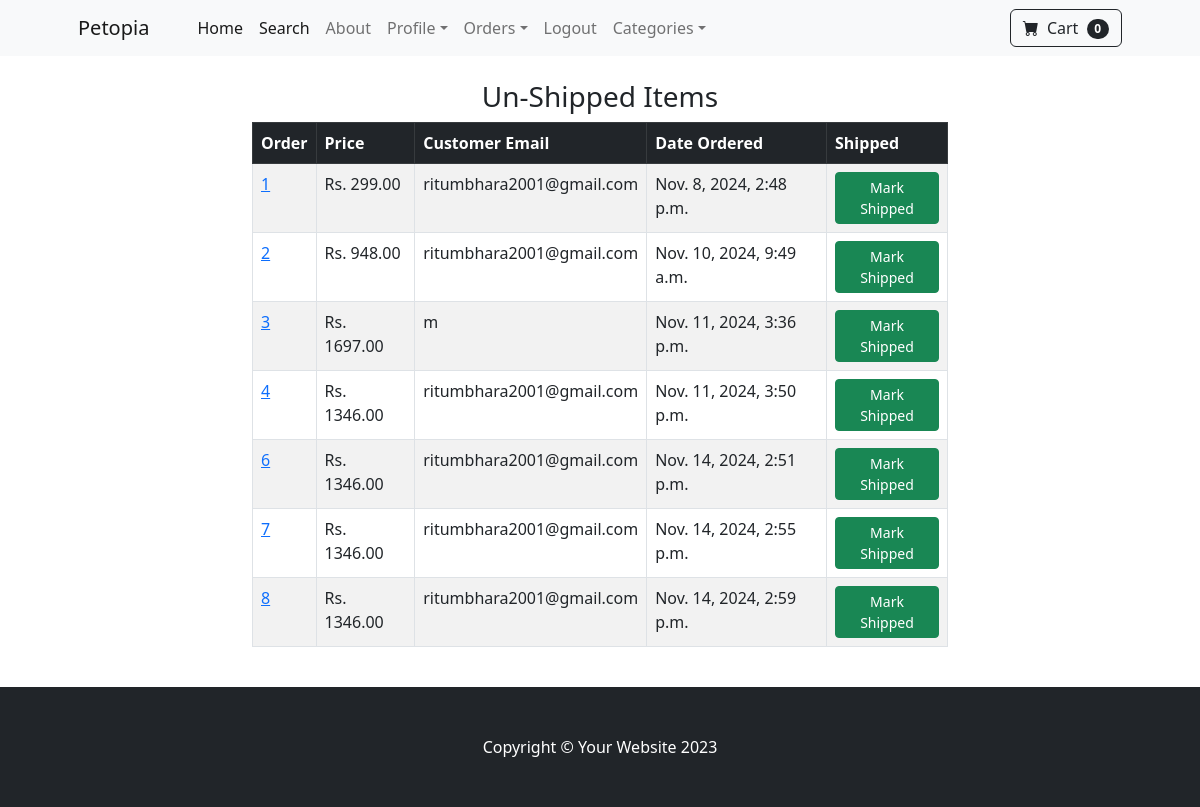
Page /payment/not_shipped_dash (signed in) on the committed database.
### payment/models.py (models this page shows, shortened)
class Order(models.Model):
    user = models.ForeignKey(User, on_delete=models.CASCADE, null=True, blank=True)
    full_name=models.CharField(max_length=250)
    email = models.EmailField(max_length=250)
    shipping_address = models.TextField(max_length=15000)
    amount_paid = models.DecimalField(max_digits=10, decimal_places=2)
    date_ordered = models.DateTimeField(auto_now_add=True)
    shipped = models.BooleanField(default=False)
    date_shipped = models.DateTimeField(blank=True, null=True)

### payment/views.py (the view, shortened to what this page needs)
# urls.py: path('not_shipped_dash', views.not_shipped_dash, name="not_shipped_dash"),
def not_shipped_dash(request):
    if request.user.is_authenticated and request.user.is_superuser:
       orders = Order.objects.filter(shipped=False)
       return render(request, "payment/not_shipped_dash.html", {"orders":orders})
    else:
       messages.success(request, "Access Denied")
       return redirect('home')

### cart/cart.py (called while the page is built)
    def __len__(self):
        return len(self.cart)

### cart/context_processors.py (called while the page is built)
def cart(request):
    return {'cart': Cart(request)}

### payment/templates/payment/not_shipped_dash.html (shortened to what this page needs)
{% extends 'base.html' %}
{% block content %}
<div class="container">
    <div class="row">
        <center>
            <div class="col-8 p-4">
             <h3>Un-Shipped Items</h3>
             <table class="table table-striped table-hover table-bordered">
                <thead class="table-dark">
                  <tr>
                    <th scope="col">Order</th>
                    <th scope="col">Price</th>
                    <th scope="col">Customer Email</th>
                    <th scope="col">Date Ordered</th>
                    <th scope="col">Shipped</th>
                  </tr>
                </thead>
                <tbody>
                    {% for item in orders %}
                  <tr>
                    <td><a href="{% url 'orders' item.id %}">{{ item.id }}</a></td>
                    <td>Rs. {{ item.amount_paid}}</td>
                    <td>{{ item.email }}</td>
                    <td>{{ item.date_ordered }}</td>
                    <td>
                    <form method="POST">
                        <button type="Submit" class="btn btn-success btn-sm">Mark Shipped</button>
                    </form>
                    </td>
                  </tr>
                  {% endfor %}
                </tbody>
              </table>
            </div>
        </center>
    </div>
</div>
{% endblock %}

### rows in the picture
Order: id "1", amount_paid "299.00", email "ritumbhara2001@gmail.com", date_ordered "Nov. 8, 2024, 2:48 p.m."
Order: id "2", amount_paid "948.00", email "ritumbhara2001@gmail.com", date_ordered "Nov. 10, 2024, 9:49 a.m."
Order: id "3", amount_paid "1697.00", email "m", date_ordered "Nov. 11, 2024, 3:36 p.m."
Order: id "4", amount_paid "1346.00", email "ritumbhara2001@gmail.com", date_ordered "Nov. 11, 2024, 3:50 p.m."
Order: id "6", amount_paid "1346.00", email "ritumbhara2001@gmail.com", date_ordered "Nov. 14, 2024, 2:51 p.m."
Order: id "7", amount_paid "1346.00", email "ritumbhara2001@gmail.com", date_ordered "Nov. 14, 2024, 2:55 p.m."
Order: id "8", amount_paid "1346.00", email "ritumbhara2001@gmail.com", date_ordered "Nov. 14, 2024, 2:59 p.m."

### other values in the picture
{{ cart|length }} "0"
